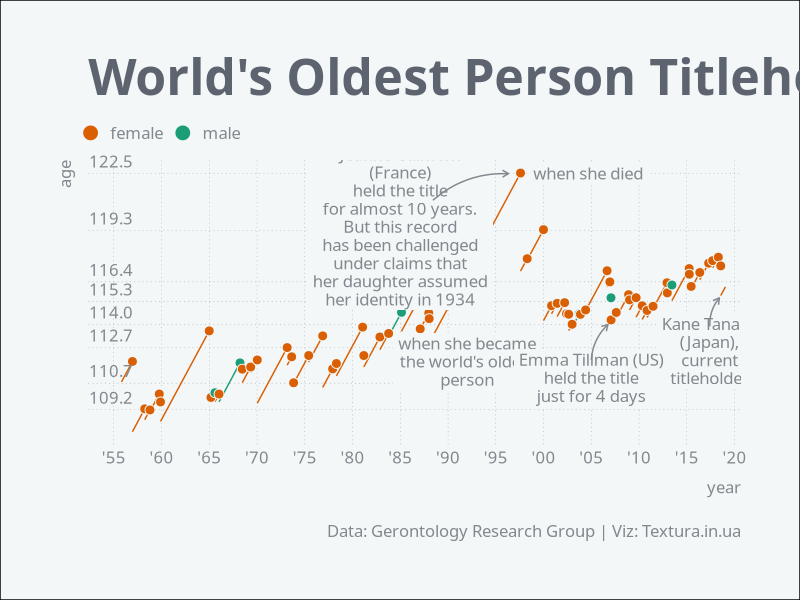

R code for this plot:
library(ggplot2)
library(dplyr)

df <- read.csv('data_clean.csv', stringsAsFactors = F, 
               colClasses = c(NA, NA, NA, "Date", "Date", "Date", NA, NA, NA))

legend <- data.frame(
  x = as.Date(c('1992-01-01', '1997-12-01', '2017-06-01', '1985-01-01', '2005-01-01')),
  y = c(113.5, 122.5, 112.5, 119.5, 111),
  label = c('when she became\nthe world\'s oldest\nperson', 
            'when she died', 
            'Kane Tanaka\n(Japan),\ncurrent\ntitleholder', 
            'Jeanne Calment\n(France)\nheld the title\nfor almost 10 years.\nBut this record\nhas been challenged\nunder claims that\nher daughter assumed\nher identity in 1934',
            'Emma Tillman (US)\nheld the title\njust for 4 days')
)


segments <- data.frame(
  x = as.Date(c('1988-06-01', '2005-01-01', '2017-06-01')),
  y = c(121, 112, 113.9),
  xend = as.Date(c('1996-05-01', '2006-10-01', '2018-06-01')),
  yend = c(122.5, 114, 115.5)
)

# visualize

png(filename = 'oldest.png', width = 1000, height = 600)
ggplot(df)+
  geom_segment(aes(x = became, y = age_became, xend = died, yend = age_died, color = gender),
               show.legend = F)+
  geom_point(data = df[1:nrow(df)-1, ], aes(x = died, y = age_died, fill = gender), 
             pch = 21, color = '#F3F7F7', size = 3)+
  geom_label(data = legend, aes(x = x, y = y, label = label), 
            family = 'Ubuntu Condensed', color = '#83878e', fill = '#F3F7F7',
            hjust = c(0.5, -0.05, 0.5, 0.5, 0.5), 
            vjust = c(1, 0.5, 0.5, 0.5, 0.5), label.size = NA, 
            size = 4.25, lineheight = 0.9)+
  geom_curve(data = segments, aes(x = x, y = y, xend = xend, yend = yend), 
             color = '#83878e', curvature = -0.2, arrow = arrow(length = unit(5, 'pt')))+
  scale_fill_brewer(type = 'qual', palette = 2, direction = -1, labels = c('female', 'male'), 
                    aesthetics = c('fill', 'color'))+
  scale_x_date(limits = c(as.Date('1953-01-01'), as.Date('2020-01-01')),
               breaks = seq.Date(as.Date('1955-01-01'), as.Date('2020-01-01'), '5 years'), 
               date_labels = '\'%y', expand = c(0.01, 0.01))+
  scale_y_continuous(breaks = classInt::classIntervals(as.numeric(df$age_died), 7, 
                                                       style = 'jenks')$brks %>% 
                       round(digits = 1))+
  guides(fill = guide_legend(override.aes = list(size = 5)))+
  labs(title = 'World\'s Oldest Person Titleholders Since 1955',
       caption = 'Data: Gerontology Research Group | Viz: Textura.in.ua',
       x = 'year', y = 'age')+
  theme_minimal(base_family = 'Ubuntu Condensed')+
  theme(
    legend.position = 'top',
    legend.justification = 'left',
    legend.title = element_blank(),
    legend.text = element_text(size = 12),
    legend.spacing.x = unit(5, 'pt'),
    legend.margin = margin(l = -7),
    text = element_text(color = '#83878e'),
    axis.title.x = element_text(hjust = 1, size = 12, margin = margin(t = 10)),
    axis.title.y = element_text(hjust = 1, size = 12, margin = margin(r = 10)),
    axis.text = element_text(size = 12, color = '#83878e'),
    axis.text.y = element_text(vjust = -0.5, margin = margin(r = -35)),
    panel.grid.major = element_line(linetype = 'dotted', color = '#5D646F', size = 0.1),
    panel.grid.minor = element_blank(),
    plot.title = element_text(size = 36, face = 'bold', color = '#5D646F', 
                              margin = margin(b = 10)),
    plot.subtitle = element_text(size = 18, margin = margin(b = 10)),
    plot.caption = element_text(size = 12, margin = margin(t = 20)),
    plot.background = element_rect(fill = '#F3F7F7'),
    plot.margin = unit(c(1.5, 1.5, 1.5, 1.5), 'cm')
  )

dev.off()
